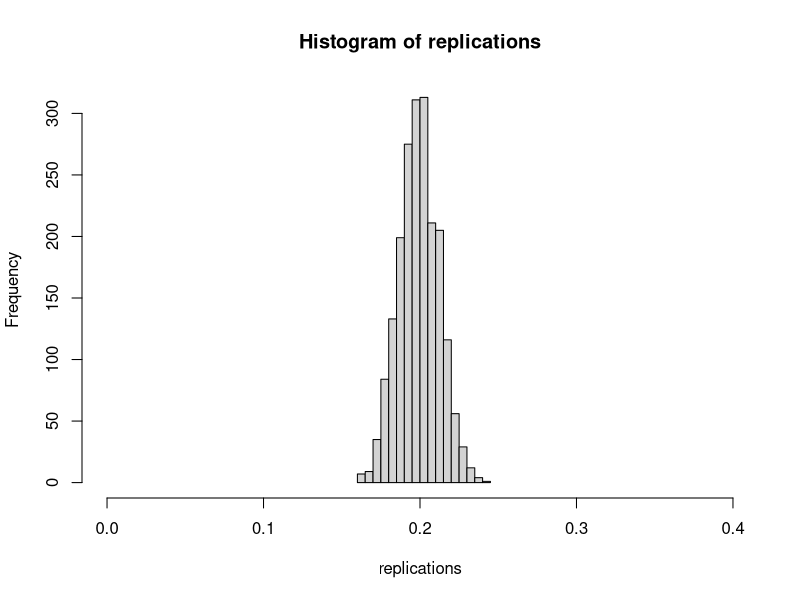
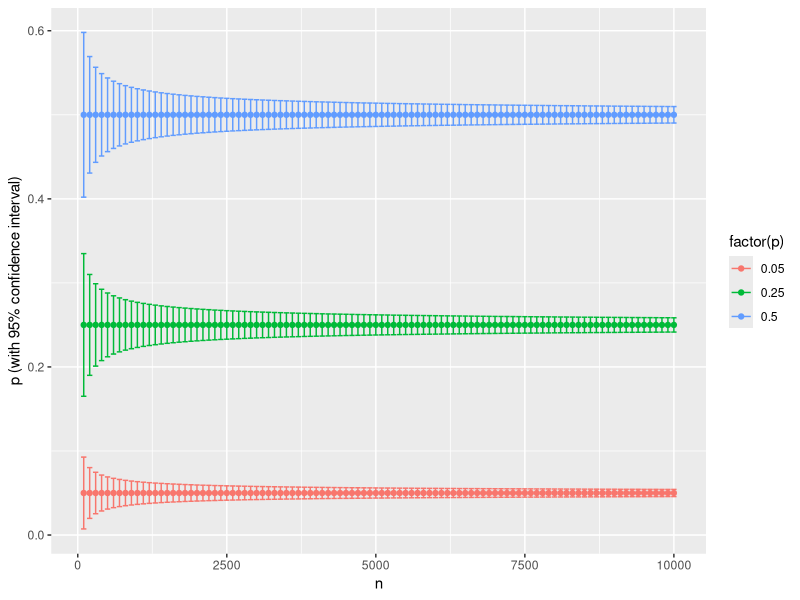
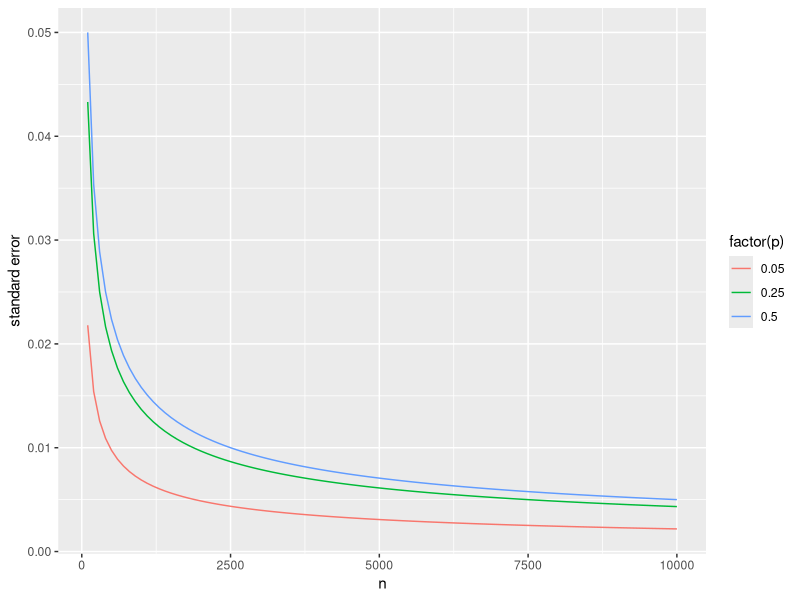
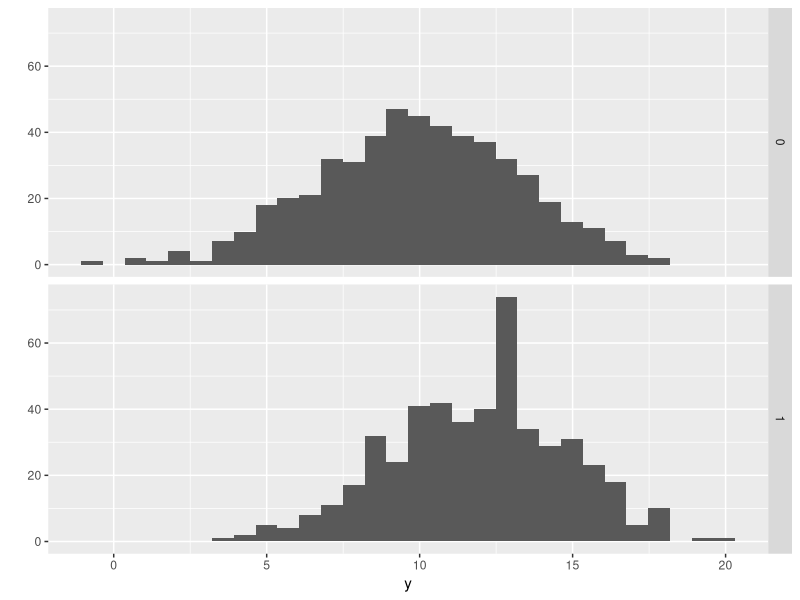
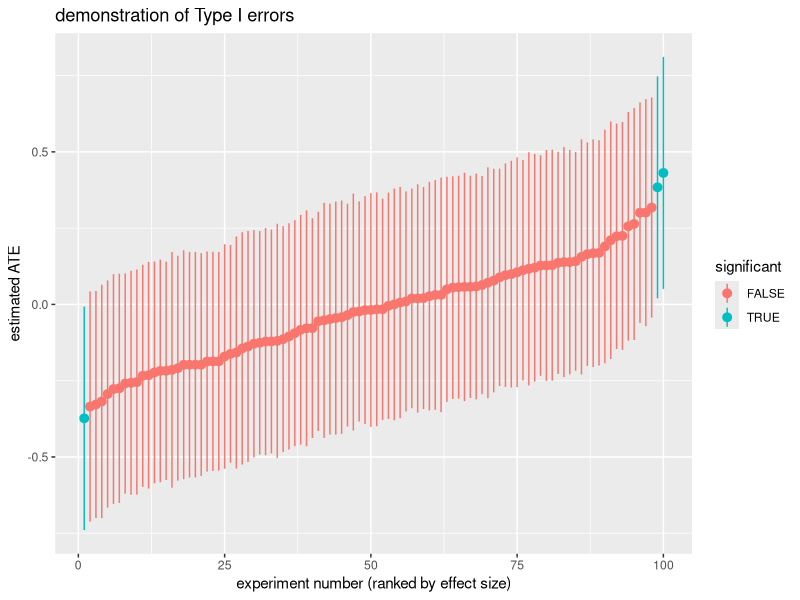
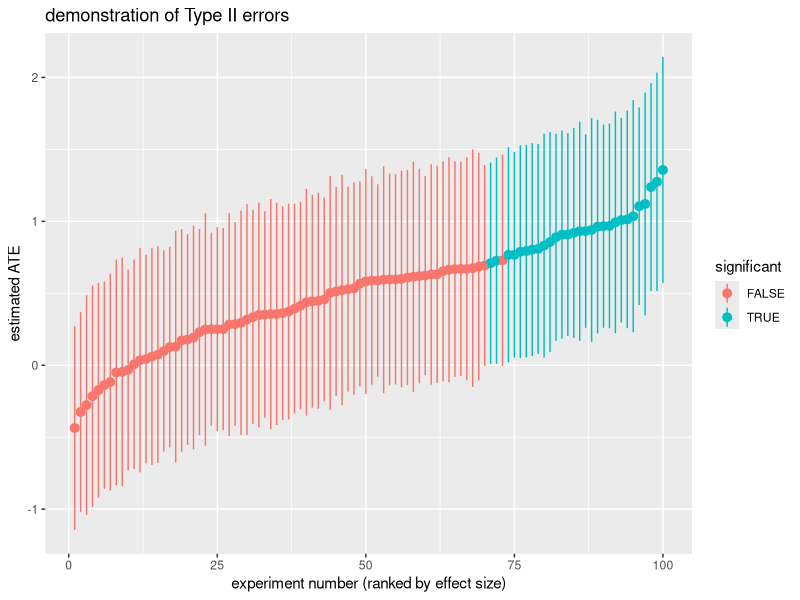

These figures' R source, in order:

library('plyr')
library('dplyr')
library('ggplot2')
library('foreach')
library('lmtest')
library('sandwich')
library('Hmisc')
library('data.table')

#######################################################
##### Sampling distributions and standard errors ######
#######################################################

# In an experiment we're interested in the difference of two averages.
# Our certainty about the value of an average depends on the number of
# samples we have. For example, consider the mean of a bernoulli random
# variable.

N <- 1e3
p <- 0.2
replications <- replicate(2000, mean(rbinom(N, 1, p)))
hist(replications, xlim=c(0,0.4))

# The above plot is called the sampling distribution.
# The standard error is the standard deviation of the sampling distribution.

# 95% of our estimates of p fall within this range:
quantile(replications, c(0.025, 0.975))

# for large sample sizes, we can approximate this using
se = sqrt(p*(1-p)/N)        # normal approximation
c(p - 1.96*se, p + 1.96*se) # norm approx 95% CI

# let's construct the confidence intervals for p for a few values of p, N
d <- expand.grid(p=c(0.05, 0.25, 0.5), n=seq(100, 1e4, 100))
d <- mutate(d, se=sqrt(p*(1-p)/n))
qplot(n, p, data=d, color=factor(p), ylab='p (with 95% confidence interval)') + geom_errorbar(aes(ymin=p-1.96*se, ymax=p+1.96*se))

# you can see that the standard error rapidly diminishes with N
qplot(n, se, data=d, color=factor(p), geom='line', ylab='standard error')



##################################################################
##### Confidence intervals for an average treatment effect #######
##################################################################

# Let's consider an experiment an experiment with a binary treatment, D.

N <- 1e3
ate <- 2.0
my.experiment <- data.frame(y0=rnorm(N, mean=10, sd=3), D=rbinom(N, 1, 0.5))
my.experiment <- mutate(my.experiment, y1=y0+ate, y=D*y1 + (1-D)*y0)
qplot(y, geom='histogram', data=my.experiment, facets=D~.)

# We can compute the difference in means
treated.subjects <- subset(my.experiment, D==1)
control.subjects <- subset(my.experiment, D==0)
mean(treated.subjects$y) - mean(control.subjects$y)

# ??????????????? Compute CIs via t.test
t.test(treated.subjects, control.subjects)

# or via linear regression
m <- lm(y ~ D, data=my.experiment)
summary(m)
# take the SE for D, multiply by 1.96, e.g.,
est.ate <- coeftest(m)['D', 'Estimate']
est.se <- coeftest(m)['D', 'Std. Error']

c(est.ate-1.96*est.se, est.ate+1.96*est.se)


# Here is a function that returns confidence intervals for a binary
# treatment D.

get.ci <- function(experiment) {
  t <- coeftest(lm(y ~ D, data=experiment))
  est.ate <- t['D', 'Estimate']
  est.se <- t['D', 'Std. Error']
  p.value <- t['D', 'Pr(>|t|)']
  return(list(est.ate=est.ate, est.se=est.se, p.value=p.value))
}

get.ci(my.experiment)

# The above is just one way of obtaining confidence intervals, and it
# should work well for reasonably large N for any type of data.


#################################################
##### Type I, Type II, and Type M Errors  #######
#################################################

run.trial <- function(n, ate) {
  my.experiment <- data.frame(
    y0=rnorm(n, mean=10, sd=3), D=rbinom(n, 1, 0.5))
  mutate(my.experiment, y1=y0 + ate, y=D*y1 + (1-D)*y0)
}


replicate.experiment <- function(n, ate, num.replications=100) {
  exps <- foreach(replication=1:num.replications, .combine=rbind) %do% {
  	as.data.frame(get.ci(run.trial(n, ate)))
  }
  exps <- exps[order(exps$est.ate),]
  exps <- mutate(exps,
    rank=1:nrow(exps),
    significant=sign(est.ate-1.96*est.se)==sign(est.ate+1.96*est.se)
  )
}

#####
# Type I error: detecting a "statistically significant" effect when
# there is no effect.

# run 100 trials of an experiment with no ATE
null.experiments <- replicate.experiment(n=1e3, ate=0.0, num.replications=100)

# plot the results of the experiments, rank-ordered by effect size, along
# with their confidence intervals. Experiments that are "significant" have
# confidence intervals that do not cross zero and are highlighted in blue.
qplot(rank, est.ate, data=null.experiments, color=significant,
  xlab='experiment number (ranked by effect size)', ylab='estimated ATE',
  main='demonstration of Type I errors') +
  geom_pointrange(aes(ymin=est.ate-1.96*est.se, ymax=est.ate+1.96*est.se)) +
  geom_point()

# This is the Type I error rate, and it is 0.05 because we use an
# appropriate method for computing confidence intervals.
mean(null.experiments$significant)

# exercise: use R to show that the above is not significantly different than 0.05

### Type II errors

# this experiment has a true effect of +0.5 (out of an average, 10)
sad.experiments <- replicate.experiment(n=250, ate=0.5, num.replications=100)

# plot the results of the experiments, rank-ordered by effect size, along
# with their confidence intervals. Experiments that are "significant" have
# confidence intervals that do not cross zero and are highlighted in blue.
qplot(rank, est.ate, data=sad.experiments, color=significant,
  xlab='experiment number (ranked by effect size)', ylab='estimated ATE',
  main='demonstration of Type II errors') +
  geom_pointrange(aes(ymin=est.ate-1.96*est.se, ymax=est.ate+1.96*est.se)) +
  geom_point()

# Fraction of experiments that are statistically significant.
# This is called the statistical power of the experiment.
mean(sad.experiments$significant)

### Type M errors

# when experiments are underpowered, only reporting on significant experiments
# can massively overstate effects.
with(subset(sad.experiments, significant==TRUE), mean(est.ate))
